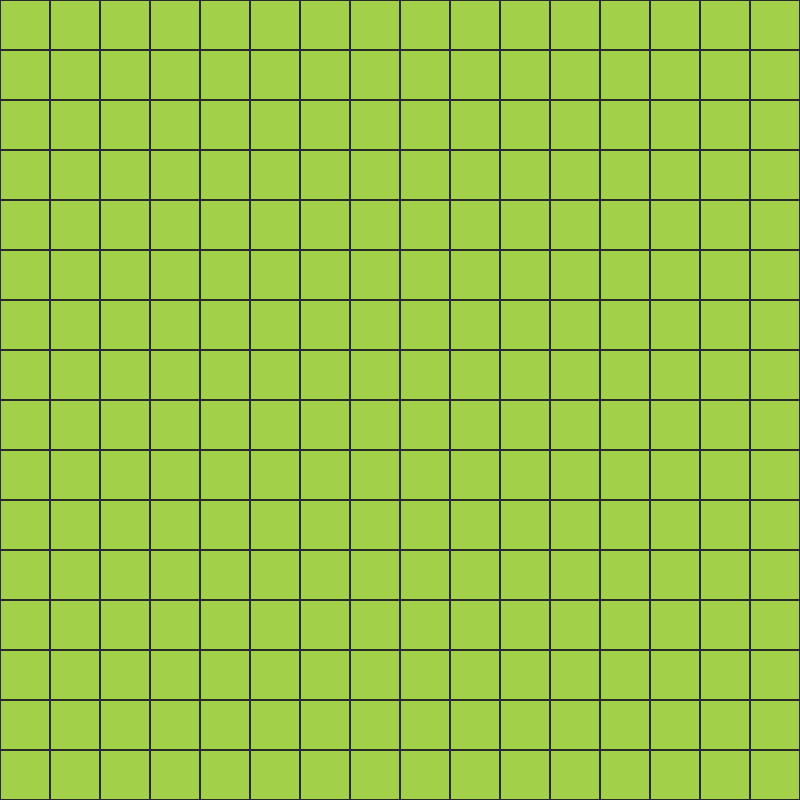
Frame 1 (no input)
Frame 60 (no input): identical to frame 1, image omitted
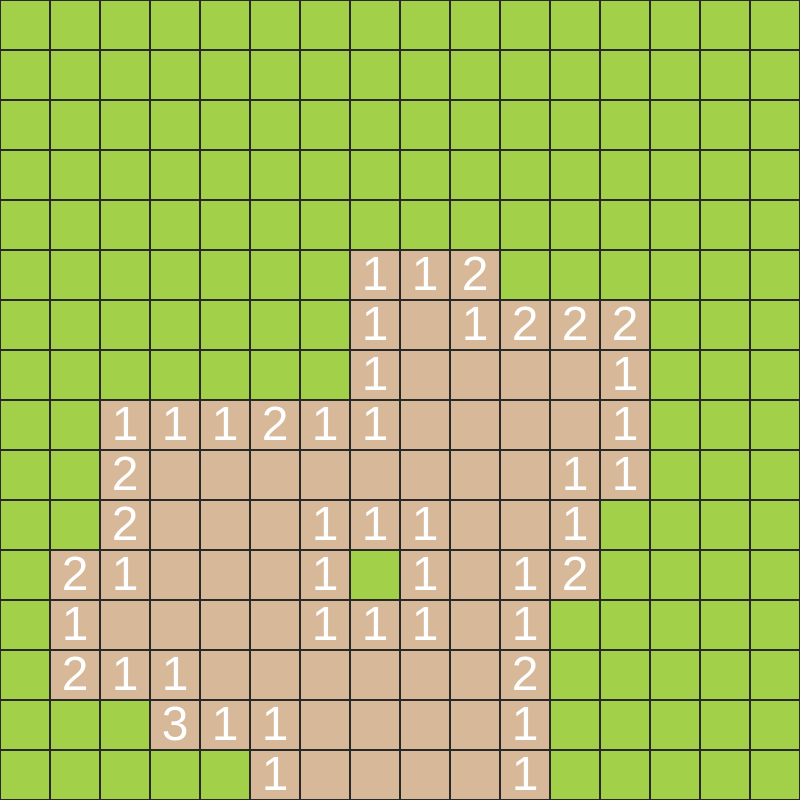
Frame 120 (the mouse pressed at the canvas centre since frame 60)

The p5.js sketch that drew these frames (run headless with seeded random() and noise() and a simulated clock; from frame 60 on, the mouse is pressed at the canvas centre):

// p5.js sketch
// ── sketch.js
let game;

function setup() {
    createCanvas(800, 800);
    game = new Grid();
}

function draw() {
    background(162, 209, 73);
    game.display();
}

function mousePressed() {
    game.clicked(mouseX, mouseY);
}
// ── cell.js
class Cell {
    bomb = false;
    bombNeighbors = -1;
    flagged = false;

    constructor(i, j, w) {
        this.x = i * w;
        this.y = j * w;
        this.w = w;

        this.revealed = false;
    }

    clicked(x, y) {
        this.revealed = true;

        if (this.bomb) {
            return -1;
        }

        if (this.bombNeighbors == 0) {
            this.reveal(x, y);
        }
    }

    reveal(i, j) {
        for (let xoff = -1; xoff <= 1; xoff ++) {
            for (let yoff = -1; yoff <= 1; yoff ++) {
                let x = i + xoff;
                let y = j + yoff;
                if ((x >= 0 && x < game.cellCount) && (y >= 0 && y < game.cellCount)) {
                    let cell = game.cells[x][y];
                    if (!cell.bomb && cell.revealed == false) {
                        cell.revealed = true;
                        if (cell.bombNeighbors == 0) {
                            cell.reveal(i + xoff, j + yoff);
                        }
                    }
                }
            }
        }        
    }

    countBombs(i, j) {
        if (!this.bomb) {
            let cells = game.cells;

            let total = 0;
            for (let xoff = -1; xoff <= 1; xoff ++) {
                for (let yoff = -1; yoff <= 1; yoff ++) {
                    let x = i + xoff;
                    let y = j + yoff;
                    if ((x >= 0 && x < game.cellCount) && (y >= 0 && y < game.cellCount)) {
                        if (cells[x][y].bomb) {
                            total++;
                        }
                    }
                }
            }
            this.bombNeighbors = total;
        }
    }

    show() {
        stroke(40);
        strokeWeight(2);
        if (!this.revealed) {
            noFill();
            rect(this.x, this.y, this.w, this.w);
            if (this.flagged) {
                stroke(255, 0, 0);
                strokeWeight(4);
                
                line(this.x, this.y, this.x + this.w, this.y + this.w);
                line(this.x + this.w, this.y, this.x, this.y + this.w);
            }

        } else {
            fill(215, 184, 153);
            rect(this.x, this.y, this.w, this.w);

            if (this.bomb) {
                fill(40);
                ellipse(this.x + this.w/2, this.y + this.w/2, this.w / 1.5);
            } else if (this.bombNeighbors > 0) {
                fill(255)
                noStroke();
                textAlign(CENTER);
                textSize(48);
                text(this.bombNeighbors, this.x + this.w/2, this.y + this.w - 10);
            }
        }
    }
}
// ── grid.js
class Grid {
    cells = [];
    cellCount = 16;
    bombCount = 34;

    firstClick = true;

    constructor() {
        this.initGrid();
        this.initCells();
    }

    initGrid() {
        this.cells = new Array(this.cellCount);

        for (let i = 0; i < this.cellCount; i++) {
            this.cells[i] = new Array(this.cellCount);
        }
    }

    initCells() {
        let w = width / this.cellCount;

        for (let i = 0; i < this.cellCount; i++) {
            for (let j = 0; j < this.cellCount; j++) {
                this.cells[i][j] = (new Cell(i, j, w));
            }
        }
    }

    clicked(mX, mY) {
        let w = width / this.cellCount;
        let col = floor(mX / w);
        let row = floor(mY / w);

        if (mouseButton == LEFT) {
            if (this.cells[col][row].flagged) {
                return;
            }
            if (this.firstClick) {
                this.generateGrid(col, row);
                this.firstClick = false;
            }
            let action = this.cells[col][row].clicked(col, row);

            if (action == -1) {
                this.revealGame();
            }
        }

        if (mouseButton == RIGHT) {
            let cell = this.cells[col][row];
            if (cell.flagged == false) {
                cell.flagged = true;
            } else {
                cell.flagged = false;
            }
        }
    }

    generateGrid(x, y) {
        let ignorePos = [];

        for (let xoff = -1; xoff <= 1; xoff ++) {
            for (let yoff = -1; yoff <= 1; yoff ++) {
                ignorePos.push(createVector(x + xoff, y + yoff));
            }
        }

        let bombsPlaced = 0;
        let valid = true;
        while (bombsPlaced < this.bombCount) {
            valid = true;
            x = floor(random(this.cellCount));
            y = floor(random(this.cellCount));

            for (let pos of ignorePos) {
                if (x == pos.x && y == pos.y) {
                    valid = false;
                }
            }

            if (valid) {
                this.cells[x][y].bomb = true;
                bombsPlaced++;
                ignorePos.push(createVector(x, y));
            }
        }

        for (let i = 0; i < this.cellCount; i++) {
            for (let j = 0; j < this.cellCount; j++) {
                this.cells[i][j].countBombs(i, j);
            }
        }
    }

    display() {
        for (let i = 0; i < this.cellCount; i++) {
            for (let j = 0; j < this.cellCount; j++) {
                this.cells[i][j].show();
            }
        }
    }

    revealGame() {
        for (let i = 0; i < this.cellCount; i++) {
            for (let j = 0; j < this.cellCount; j++) {
                this.cells[i][j].revealed = true;
            }
        }
    }
}
